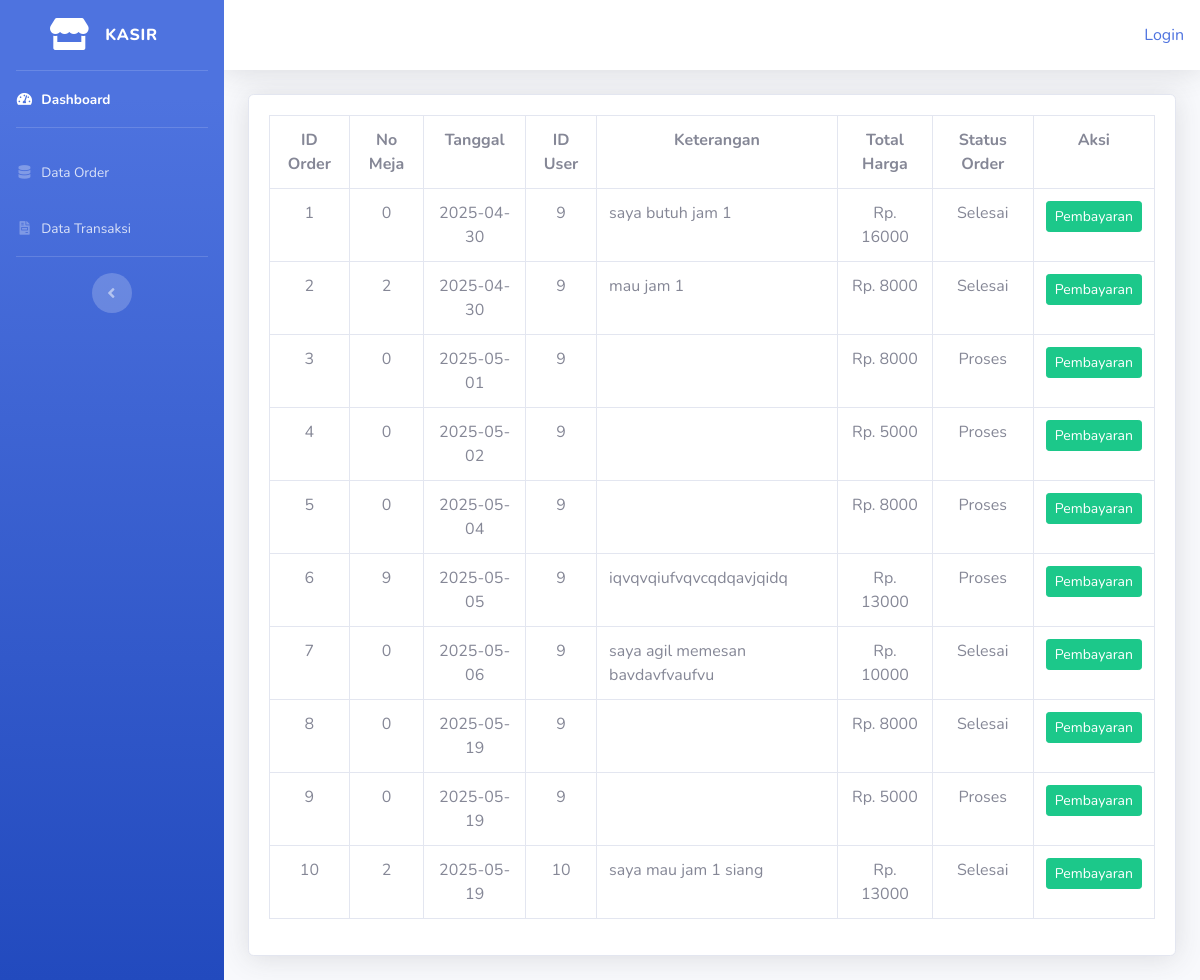
The app's page /index.php/kasir/data_order with its own data.
### tables this page shows
CREATE TABLE `orders` (
  `id_order` int(5) NOT NULL,
  `no_meja` int(5) DEFAULT NULL,
  `tanggal` date DEFAULT NULL,
  `id_user` int(5) DEFAULT NULL,
  `keterangan` text,
  `total_harga` int(11) NOT NULL,
  `status_order` varchar(100) DEFAULT NULL
);

### application/controllers/kasir/data_order.php (called while the page is built, shortened)
<?php
class Data_order extends CI_Controller{
    public function index()
    {
        $data['orders'] = $this->model_order->tampil_order()->result();
        $this->load->view('templates_kasir/header');
        $this->load->view('templates_kasir/sidebar');
        $this->load->view('kasir/data_order', $data);
        $this->load->view('templates_kasir/footer');
    }
}
?>

### index.php (called while the page is built, shortened)
<?php
require_once BASEPATH.'core/CodeIgniter.php';

### application/models/model_order.php (called while the page is built, shortened)
<?php
class Model_order extends CI_Model{
    public function tampil_order(){
        return $this->db->get('orders');
    }
}

### application/views/kasir/data_order.php (the view)
<div class="container-fluid">
  <div class="card shadow mb-4">
    <div class="card-body">
      <table class="table table-bordered">
          <tr class="text-center">
              <th>ID Order</th>
              <th>No Meja</th>
              <th>Tanggal</th>
              <th>ID User</th>
              <th>Keterangan</th>
              <th>Total Harga</th>
              <th>Status Order</th>
              <th>Aksi</th>
          </tr>
          <?php
              foreach($orders as $order) : ?>
              <tr>
                  <td class="text-center"><?php echo $order->id_order ?></td>
                  <td class="text-center"><?php echo $order->no_meja ?></td>
                  <td class="text-center"><?php echo $order->tanggal?></td>
                  <td class="text-center"><?php echo $order->id_user ?></td>
                  <td><?php echo $order->keterangan ?></td>
                  <td class="text-center">Rp. <?php echo $order->total_harga ?></td>
                  <td class="text-center"><?php echo $order->status_order ?></td>
                  <td class="text-center">
                    <?php echo anchor('kasir/data_order/bayar/'.$order->id_order, '<div class="btn btn-success btn-sm">Pembayaran</div>')?>
                  </td>
              </tr>
          <?php endforeach;?>
      </table>
    </div>
  </div>
</div>

### records on screen
orders: id_order "1", no_meja "0", tanggal "2025-04-30", id_user "9", keterangan "saya butuh jam 1", total_harga "16000", status_order "Selesai", id_order "Pembayaran"
orders: id_order "2", no_meja "2", tanggal "2025-04-30", id_user "9", keterangan "mau jam 1", total_harga "8000", status_order "Selesai", id_order "Pembayaran"
orders: id_order "3", no_meja "0", tanggal "2025-05-01", id_user "9", total_harga "8000", status_order "Proses", id_order "Pembayaran"
orders: id_order "4", no_meja "0", tanggal "2025-05-02", id_user "9", total_harga "5000", status_order "Proses", id_order "Pembayaran"
orders: id_order "5", no_meja "0", tanggal "2025-05-04", id_user "9", total_harga "8000", status_order "Proses", id_order "Pembayaran"
orders: id_order "6", no_meja "9", tanggal "2025-05-05", id_user "9", keterangan "iqvqvqiufvqvcqdqavjqidq", total_harga "13000", status_order "Proses", id_order "Pembayaran"
orders: id_order "7", no_meja "0", tanggal "2025-05-06", id_user "9", keterangan "saya agil memesan bavdavfvaufvu", total_harga "10000", status_order "Selesai", id_order "Pembayaran"
orders: id_order "8", no_meja "0", tanggal "2025-05-19", id_user "9", total_harga "8000", status_order "Selesai", id_order "Pembayaran"
orders: id_order "9", no_meja "0", tanggal "2025-05-19", id_user "9", total_harga "5000", status_order "Proses", id_order "Pembayaran"
orders: id_order "10", no_meja "2", tanggal "2025-05-19", id_user "10", keterangan "saya mau jam 1 siang", total_harga "13000", status_order "Selesai", id_order "Pembayaran"

### other values on screen
anchor('auth/login','Login') "Login"
